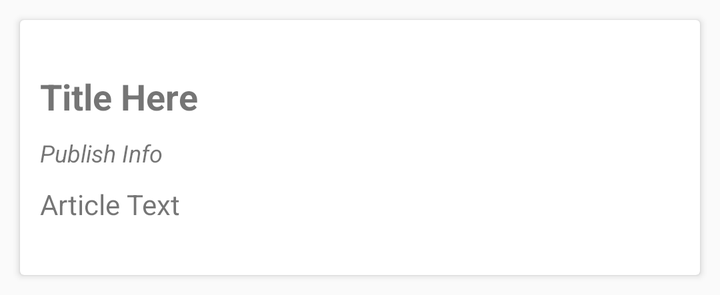
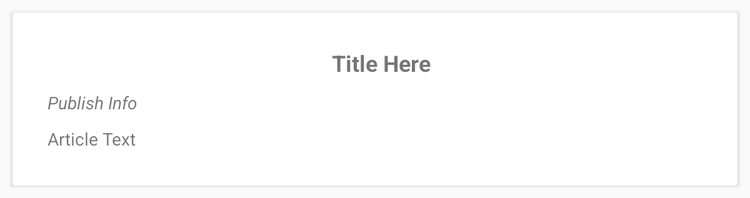

First picture: res/layout/ on a phone held upright. Second picture: the repository's own variant of that layout, on a device whose configuration matches the variant's folder. Source for both follows.
<!-- AndroidManifest.xml: application theme AppTheme -->
<!-- res/layout/fragment_news_card_imageless.xml -->
<?xml version="1.0" encoding="utf-8"?>
<androidx.cardview.widget.CardView xmlns:android="http://schemas.android.com/apk/res/android"
    xmlns:app="http://schemas.android.com/apk/res-auto"
    xmlns:tools="http://schemas.android.com/tools"
    android:id="@+id/newsContainer"
    android:layout_width="match_parent"
    android:layout_height="wrap_content"
    android:layout_margin="10sp"
    android:paddingTop="12sp"
    android:paddingBottom="20sp"
    tools:menu="@menu/web_browser_menu">

    <androidx.constraintlayout.widget.ConstraintLayout
        android:id="@+id/news_card"
        android:layout_width="match_parent"
        android:padding="10sp"
        android:layout_height="wrap_content">

        <ImageView
            android:id="@+id/backgroundImage"
            android:layout_width="0sp"
            android:layout_height="0sp"
            android:layout_marginStart="8dp"
            android:layout_marginTop="8dp"
            android:layout_marginBottom="8dp"
            android:adjustViewBounds="true"
            android:contentDescription="@string/article_image"
            android:cropToPadding="true"
            android:scaleType="centerCrop"
            android:tint="#8F000000"
            app:layout_constraintBottom_toBottomOf="parent"
            app:layout_constraintStart_toStartOf="parent"
            app:layout_constraintTop_toTopOf="parent" />

        <TextView
            android:id="@+id/title"
            android:layout_width="match_parent"
            android:layout_height="wrap_content"
            android:layout_marginTop="16dp"
            android:maxLines="2"
            android:text="Title Here"
            android:bufferType="spannable"
            android:textSize="18sp"
            android:textStyle="bold"
            app:layout_constraintStart_toEndOf="@id/backgroundImage"
            app:layout_constraintTop_toTopOf="parent" />

        <TextView
            android:id="@+id/publishInfo"
            android:layout_width="match_parent"
            android:layout_height="wrap_content"
            android:layout_marginTop="8sp"
            android:maxLines="1"
            android:text="Publish Info"
            android:bufferType="spannable"
            android:textSize="12sp"
            android:textStyle="italic"
            app:layout_constraintStart_toStartOf="@+id/title"
            app:layout_constraintTop_toBottomOf="@+id/title" />

        <TextView
            android:id="@+id/articleText"
            android:layout_width="match_parent"
            android:layout_height="wrap_content"
            android:layout_marginTop="8sp"
            android:layout_marginEnd="14sp"
            android:layout_marginBottom="16dp"
            android:autoLink="all|web|phone|none|map|email"
            android:bufferType="spannable"
            android:fadeScrollbars="true"
            android:isScrollContainer="true"
            android:maxLines="5"
            android:nestedScrollingEnabled="true"
            android:text="Article Text"
            app:layout_constraintBottom_toBottomOf="parent"
            app:layout_constraintStart_toStartOf="@+id/publishInfo"
            app:layout_constraintTop_toBottomOf="@+id/publishInfo" />

    </androidx.constraintlayout.widget.ConstraintLayout>

</androidx.cardview.widget.CardView>
<!-- resources referenced by this layout -->
<resources>
  <string name="article_image">Article image</string>
  <style name="AppTheme" parent="@style/Theme.AppCompat.DayNight.NoActionBar">
          
          <item name="colorPrimary">@color/colorPrimary</item>
          <item name="colorPrimaryDark">@color/colorPrimaryDark</item>
          <item name="colorAccent">@color/colorAccent</item>
          <item name="android:navigationBarColor">#00FFFFFF</item>
      </style>
  <color name="colorPrimary">#837cba</color>
  <color name="colorPrimaryDark">#635d8c</color>
  <color name="colorAccent">#45ab8e</color>
</resources>
<!-- res/layout-sw600dp/fragment_news_card_imageless.xml (the repository's variant of the layout above) -->
<!-- drawn on a 7-inch tablet held upright -->
<?xml version="1.0" encoding="utf-8"?>
<androidx.cardview.widget.CardView xmlns:android="http://schemas.android.com/apk/res/android"
    xmlns:app="http://schemas.android.com/apk/res-auto"
    xmlns:tools="http://schemas.android.com/tools"
    android:id="@+id/newsContainer"
    android:layout_width="match_parent"
    android:layout_height="wrap_content"
    android:layout_margin="10sp"
    android:paddingTop="12sp"
    android:paddingBottom="20sp"
    tools:menu="@menu/web_browser_menu">

    <androidx.constraintlayout.widget.ConstraintLayout
        android:id="@+id/news_card"
        android:layout_width="match_parent"
        android:padding="12sp"
        android:layout_marginStart="16sp"
        android:layout_marginEnd="16sp"
        android:layout_height="wrap_content">

        <ImageView
            android:id="@+id/backgroundImage"
            android:layout_width="0sp"
            android:layout_height="0sp"
            android:layout_marginStart="10sp"
            android:layout_marginTop="10sp"
            android:layout_marginBottom="10sp"
            android:adjustViewBounds="true"
            android:contentDescription="@string/article_image"
            android:cropToPadding="true"
            android:scaleType="centerCrop"
            android:tint="#8F000000"
            app:layout_constraintBottom_toBottomOf="parent"
            app:layout_constraintStart_toStartOf="parent"
            app:layout_constraintTop_toTopOf="parent" />

        <TextView
            android:id="@+id/title"
            android:layout_width="wrap_content"
            android:layout_height="match_parent"
            android:layout_marginStart="10sp"
            android:layout_marginTop="16sp"
            android:layout_marginEnd="10sp"
            android:bufferType="spannable"
            android:maxLines="2"
            android:text="Title Here"
            android:textSize="18sp"
            android:textStyle="bold"
            app:layout_constraintEnd_toEndOf="parent"
            app:layout_constraintStart_toEndOf="@id/backgroundImage"
            app:layout_constraintTop_toTopOf="parent" />

        <TextView
            android:id="@+id/publishInfo"
            android:layout_width="match_parent"
            android:layout_height="wrap_content"
            android:layout_marginTop="10sp"
            android:maxLines="1"
            android:text="Publish Info"
            android:bufferType="spannable"
            android:textSize="14sp"
            android:textStyle="italic"
            app:layout_constraintStart_toStartOf="@+id/title"
            app:layout_constraintTop_toBottomOf="@+id/title" />

        <TextView
            android:id="@+id/articleText"
            android:layout_width="match_parent"
            android:layout_height="wrap_content"
            android:layout_marginTop="10sp"
            android:layout_marginEnd="14sp"
            android:layout_marginBottom="16sp"
            android:autoLink="all|web|phone|none|map|email"
            android:bufferType="spannable"
            android:fadeScrollbars="true"
            android:isScrollContainer="true"
            android:maxLines="5"
            android:nestedScrollingEnabled="true"
            android:text="Article Text"
            app:layout_constraintBottom_toBottomOf="parent"
            app:layout_constraintStart_toStartOf="@+id/publishInfo"
            app:layout_constraintTop_toBottomOf="@+id/publishInfo" />

    </androidx.constraintlayout.widget.ConstraintLayout>

</androidx.cardview.widget.CardView>
